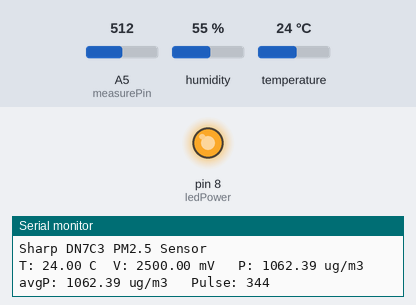
Recording of a sketch running on a simulated Arduino Uno, built with avr-gcc and run on an emulated ATmega328P. Shown: output pins drawn as LEDs (lit = HIGH), the last lines printed to the serial monitor. Inputs (shaded band) come from the test bench; at power-on: A5 (measurePin) = 512, humidity 55 %, temperature 24 °C.

Above: at 11.2 s.
11.3 s: A5 (measurePin) set to 0
At 11.8 s:
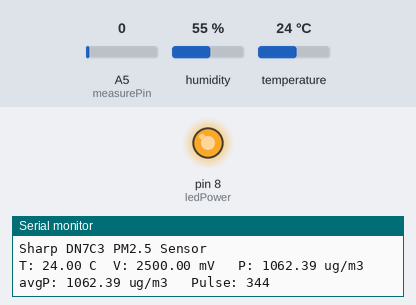
15.5 s: A5 (measurePin) set to 306
At 19.3 s:
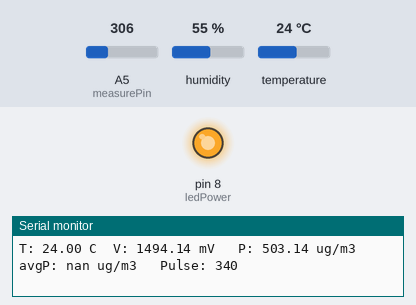
Timing chart, 0 to 23.7 s (numbered marks = the images above; inputs shaded):
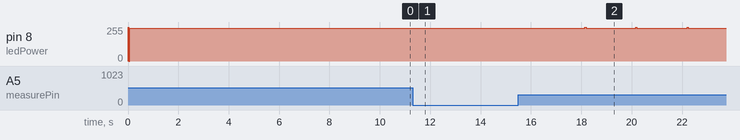

Measured:
- after the input at 11.3 s, pin 8 (ledPower): stays 247/255 (without the input it goes to 255/255 after 1.8 s)
- after the input at 15.5 s, pin 8 (ledPower): 247/255 → 246/255 after 2.6 s

The sketch:

aircheck.ino
```cpp
// My QRcode: 1491800B82 0.95 **** 25.8
// 14918 is produce at 2014-09-18 (WTF!)
// 0.95 is reference voltage
// 25.8 is temperature of reference voltage
//包含头文件
#include<DHT.h>
#define measurePin A5 // 连接模拟口0

#define ledPower  8 // 连接数字口2

#define DHTPIN 2
#define DHTTYPE DHT11

DHT dht(DHTPIN, DHTTYPE);

#define REFVOLT 600
int count = 0;
float averageP = 0; // reading of DN7C3
float valueP = 0;
float historyP = 0;
float Ps[100];
unsigned long timer = 0;

unsigned long A = 0;
unsigned long B = 0;

void setup() {
    pinMode(measurePin, INPUT); // DN7C3 Vo Pin
    pinMode(ledPower, OUTPUT);
    digitalWrite(ledPower, HIGH);

    Serial.begin(9600);
    Serial.println("Sharp DN7C3 PM2.5 Sensor");

    for(int i = 0; i < 1000; i++) {
        delayMicroseconds(9680);
        digitalWrite(ledPower, LOW);
        delayMicroseconds(320);
        digitalWrite(ledPower, HIGH);
    }
    for(int i = 0; i < 100; i++){
      Ps[i] = 0.0;
    }
    timer = micros();
}

void loop() {
    if ((micros() - timer) >= 10000) {  // per 10ms
        timer = micros();
        digitalWrite(ledPower, LOW);    // turn on led
        A = micros();            // measure pulse begin time
        delayMicroseconds(227);  // Arduino ADC need about 100us
        valueP = analogRead(measurePin); // PM2.5 reading
        B = micros();            // measure pulse end time
        digitalWrite(ledPower, HIGH);   // turn off led
        Ps[count] =  valueP * (5000.0 / 1024.0);
        count++;
        //averageP = (averageP * (count -1) +  valueP * (5000.0 / 1024.0))/count;
        if (count >= 100) { // 100 times average, 1 second
            float largest = 0.0;
            float lowest = 5000.0;
            int average_num = 0;
            for(int i = 0; i < 100; i++){
              float j = Ps[i];
              if(j > largest){
                largest = j;
              }
              if(j < lowest){
                lowest = j;
              }
            }
            for(int i = 0; i < 100; i++){
              float j = Ps[i];
              if(lowest< j < largest){
                averageP += j;
                average_num++;
              }
            }
            averageP = averageP / average_num;
            float temp = dht.readTemperature(); // get Temperature
            float humidity = dht.readHumidity();
            float diffrent = averageP - (REFVOLT + (temp-25.8)*6); // 1100 is ture reference voltage base on my circuits
            float h_factor = 1.0;
            if(humidity <= 50){
              h_factor = 1;
            }else{
              h_factor = 1.0-0.01467*(humidity-50);
            }
            float pm25ug = h_factor * diffrent * 0.6;

            if (historyP == 0) {
                historyP = pm25ug;
            }
            else {
                historyP = (historyP * 0.95 + pm25ug * 0.05);
            }
            // post to Serial
            Serial.print("T: ");
            Serial.print(temp, 2);
            Serial.print(" C\tV: ");
            Serial.print(averageP, 2);
            Serial.print(" mV\t P: ");
            Serial.print(pm25ug, 2);
            Serial.print(" ug/m3\t avgP: ");
            Serial.print(historyP, 2);
            Serial.print(" ug/m3\t Pulse: ");
            Serial.println(B - A);

            // clear for next time
            count = 0;
            valueP = 0;
            averageP = 0;
        }
    }
}
```
